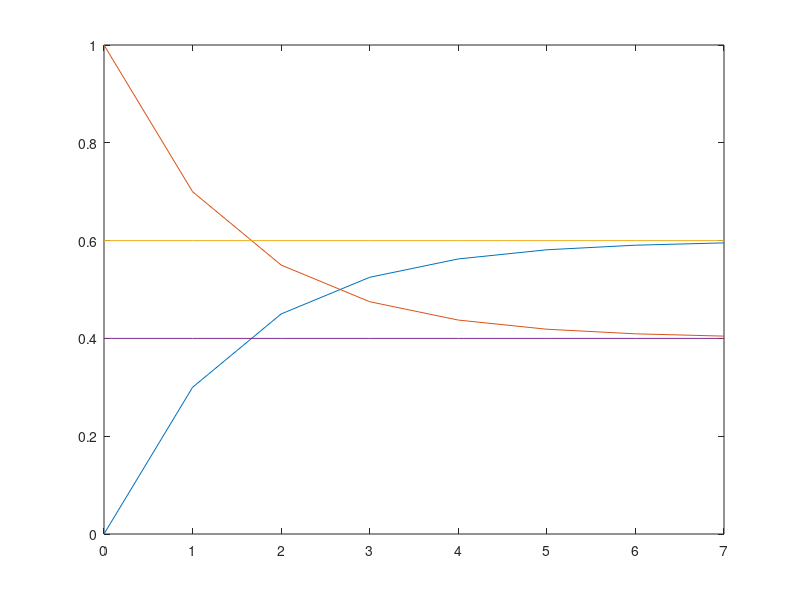

Recreate this plot in MATLAB.
% Linear ALgebra - Gilbert Strang C2.1E30

clear
v=[0; 1];
A=[.8 .3; .2 .7];
x=v;
k=[0:7];
for j = 1:7
    v = A*v;
    x=[x v];
end
plot(k,x)

hold on

s=[.6; .4];
A=[.8 .3; .2 .7];
x=s;
k=[0:7];
for j = 1:7
    s = A*s;
    x=[x s];
end
plot(k,x)

hold off